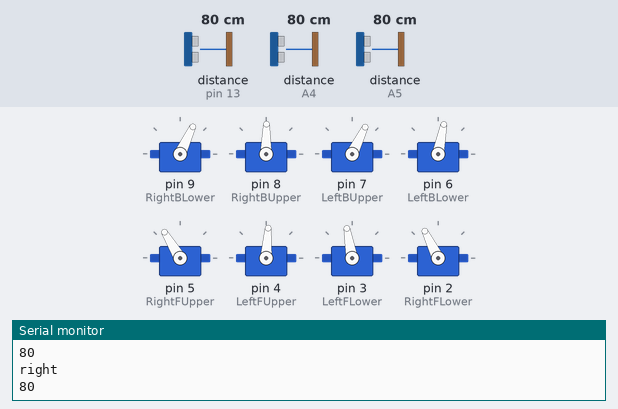
Recording of a sketch running on a simulated Arduino Uno, built with avr-gcc and run on an emulated ATmega328P. Parts: 8 × servo, the last lines printed to the serial monitor. The inputs (shaded band) are chosen by the test bench; at power-on: distance to the obstacle (sensors on A4, pin 13, A5) 80 cm. The echo pulse lasts 58.3 µs per cm.

Above: at 1.0 s.
1.7 s: distance to the obstacle (sensor on A4) set to 2 cm
At 2.88 s:
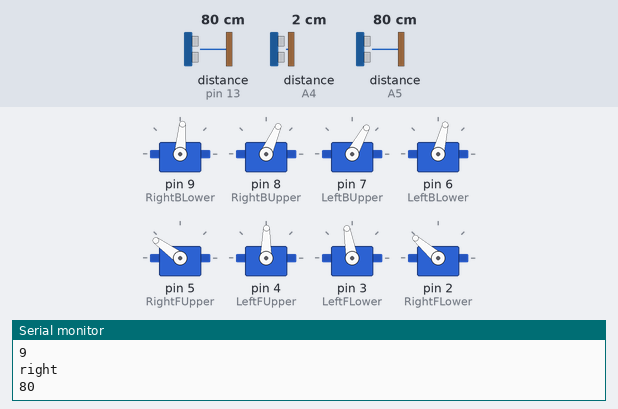
5.2 s: distance to the obstacle (sensor on pin 13) set to 2 cm
At 5.57 s:
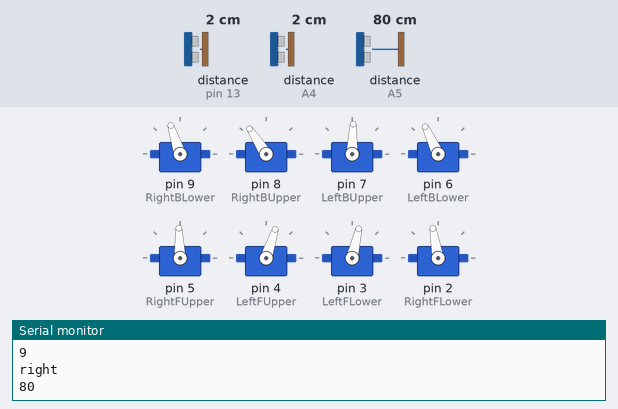
8.9 s: distance to the obstacle (sensor on A4) set to 18 cm
At 9.38 s:
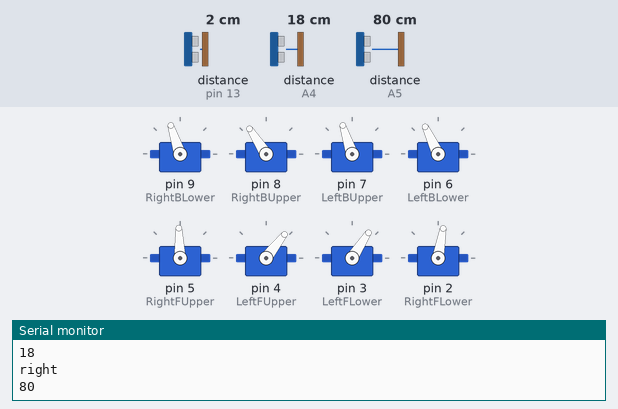
12.6 s: distance to the obstacle (sensor on A5) set to 10 cm
At 14.29 s:
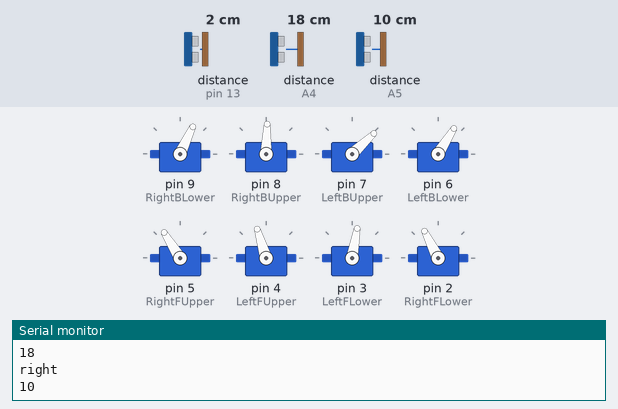
16.1 s: distance to the obstacle (sensor on A5) set to 35 cm
19.6 s: distance to the obstacle (sensor on pin 13) set to 120 cm
Timing chart, 0 to 31.6 s (numbered marks = the images above; inputs shaded):
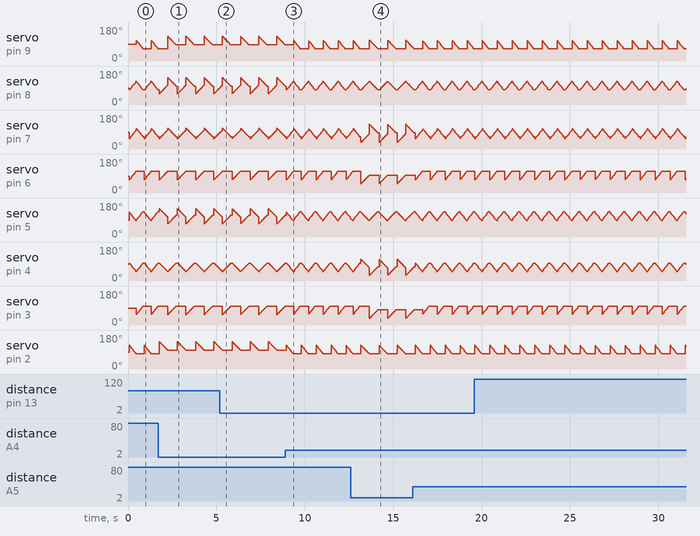

Measured:
- by itself, servo on pin 9 (RightBLower): ramps from 108° to 65° and jumps back, once every 0.85 s
- by itself, servo on pin 6 (LeftBLower): ramps from 70° to 115° and jumps back, once every 0.85 s
- by itself, servo on pin 3 (LeftFLower): ramps from 57° to 100° and jumps back, once every 0.85 s
- by itself, servo on pin 2 (RightFLower): ramps from 125° to 80° and jumps back, once every 0.85 s

The sketch:

DannyCode.ino
```cpp
//Younghoon Choi
//COM 310 Final Robot

#include <SharpIR.h>
#include <Servo.h>
#include "SR04.h"

SharpIR lir = SharpIR(A4, 1080);
SharpIR rir = SharpIR(A5, 1080);

#define TRIG_PIN 13
#define ECHO_PIN 12


//Servos
//Upper
Servo RightBUpper;
Servo RightFUpper;
Servo LeftBUpper;
Servo LeftFUpper;

//Lower
Servo LeftBLower;
Servo RightBLower;
Servo LeftFLower;
Servo RightFLower;

//Ultrasonic sensor
SR04 sr04 = SR04(ECHO_PIN,TRIG_PIN);

// variable to store the servo position
int pos;

void setup() {
  Serial.begin(9600);
  RightBLower.attach(9);
  RightBUpper.attach(8);
  LeftBUpper.attach(7);
  LeftBLower.attach(6);
  RightFUpper.attach(5);
  LeftFUpper.attach(4);
  LeftFLower.attach(3);
  RightFLower.attach(2);
}

void loop() {
  long dis=sr04.Distance();

  int rdis = rir.distance();
  int ldis = lir.distance();

  Serial.println("left");
  Serial.println(ldis);

  Serial.println("right");
  Serial.println(rdis);

  objAvoid(dis, ldis, rdis);
}

//All the States of Dan

//Dan walks
//Speed determines the pace of Dan
//Dan walks straight if both r and l are 0
//r is greater than 0, Dan turns right
//l is greater than 0, Dan turns left
void walk(int speed, int r, int l){
  for (pos = 5; pos <= 50; pos += 1) {
    LeftBUpper.write(pos + (50-l));
    RightFUpper.write((135+r) - pos);

    LeftFUpper.write((100+l) - pos);
    RightBUpper.write((75-r) + pos);

    RightFLower.write((130+r)-pos);
    LeftBLower.write(pos + (65-l));
    delay(speed);
  }

  for (pos = 5; pos <= 50; pos += 1) {
    LeftBUpper.write((115+l) - pos);
    RightFUpper.write((85-r) + pos);

    LeftFUpper.write(pos + (45-l));
    RightBUpper.write((130+r) - pos);

    LeftFLower.write(pos + (50-l));
    RightBLower.write((115+r) - pos);
    delay(speed);
  }
}

//Make Dan go up and down with his legs
void pushUp(){
  for (pos = 5; pos <= 55; pos += 1) {
    LeftBUpper.write(50);
    RightBUpper.write(130);

    LeftFUpper.write(50);
    RightFUpper.write(130);

    LeftFLower.write(60+pos);
    RightBLower.write(130-pos);

    LeftBLower.write(50+pos);
    RightFLower.write(120-pos);

    delay(15);
  }
  for (pos = 5; pos <= 55; pos += 1) {
    LeftBUpper.write(50);
    RightBUpper.write(130);

    LeftFUpper.write(50);
    RightFUpper.write(130);

    LeftFLower.write(120-pos);
    RightBLower.write(70 + pos);

    LeftBLower.write(105-pos);
    RightFLower.write(60+pos);

    delay(15);
  }
}

//Make Dan sit
void sit(){
  LeftBUpper.write(90);
  RightBUpper.write(90);

  LeftFUpper.write(90);
  RightFUpper.write(90);

  LeftFLower.write(90);
  RightBLower.write(90);

  LeftBLower.write(90);
  RightFLower.write(90);
}


//Dan's Functions

//Object Avoidance
void objAvoid(int front, int left, int right){
  if (front < 10 && left < 5 && right < 5) {
    pushUp();
  }

  else if (left < 13){
    walk(10, 20, 0);
  }
  else if(right < 13) {
    walk(10, 0, 20);
  }
  else{
    walk(8,0,0);
  }
}
```
